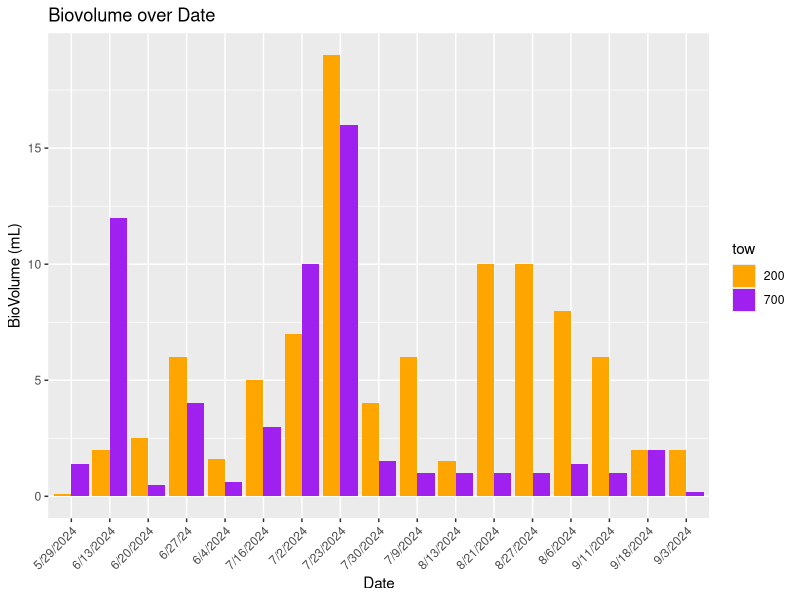

Recreate this plot in R.
## ---- chunk 1
time_series <- read.csv("time_series_final.csv")
time_series
time_series <- na.omit(time_series)
time_series
## ---- chunk 2
time_series_df <- as.data.frame(time_series)
tow <- as.factor(time_series_df$Tow)
## ---- chunk 3
library(ggplot2)
library(dplyr)
## ---- chunk 4
# Use filter to extract specific locations
ram_time_series <- time_series_df %>%
  filter(Site %in% c("Ram"))
ram_time_series_df <- as.data.frame(ram_time_series)
print(ram_time_series_df)
tow <- as.factor(ram_time_series_df$Tow)

## ---- chunk 5
# Create the plot
biovolume_plot <- ggplot(data = ram_time_series_df, aes(x = Date, y = BioVol, fill = tow)) + 
  geom_bar(stat = "identity", position = "dodge") +  # Use dodge for side-by-side bars
  theme(axis.text.x = element_text(angle = 45, hjust = 1)) +  # Rotate x-axis labels for readability
  ylab("BioVolume (mL)") + 
  xlab("Date") +  # Rename axis titles
  labs(title = "Biovolume over Date") +  # Add a title
  scale_fill_manual(values = c("200" = "orange", 
                                "700" = "purple"))  # Define custom colors
print(biovolume_plot)  # Show the plot
